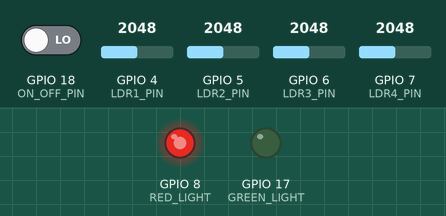
A sketch run on a simulated ESP32-S3. Shown: output pins drawn as LEDs (lit = HIGH). The inputs (shaded band) are chosen by the test bench; at power-on: GPIO 18 (ON_OFF_PIN) LOW, GPIO 4 (LDR1_PIN) = 2048, GPIO 5 (LDR2_PIN) = 2048, GPIO 6 (LDR3_PIN) = 2048, GPIO 7 (LDR4_PIN) = 2048. USB keyboard and mouse output is not drawn.

Above: at 1.2 s.
1.3 s: GPIO 18 (ON_OFF_PIN) driven HIGH
At 1.7 s:
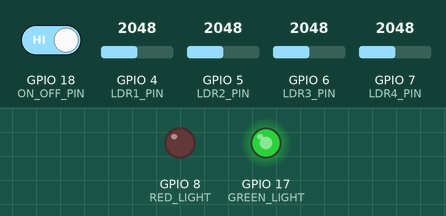
Timing chart, 0 to 4.3 s (numbered marks = the images above; inputs shaded):
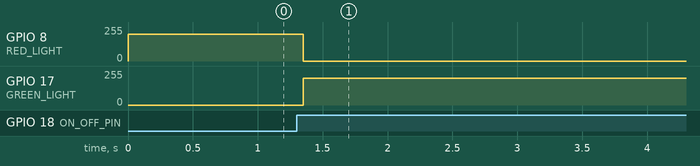

Measured:
- after the input at 1.3 s, GPIO 8 (RED_LIGHT): 200/255 → 0/255 after 0.05 s; GPIO 17 (GREEN_LIGHT): 0/255 → 200/255 after 0.05 s

The sketch:

osu_mania_robot.ino
```cpp
// This code made by Yavuz Koçak
// Used By ESP32-S3-DEVKIT
#include <Arduino.h>
#include <USB.h>
#include <USBHIDKeyboard.h> // Cant use Keyboard.h regularly, it wont work with for esp's

USBHIDKeyboard keyboard;

const int LDR1_PIN = 4;
const int LDR2_PIN = 5;
const int LDR3_PIN = 6;
const int LDR4_PIN = 7;

const int ON_OFF_PIN = 18;
const int GREEN_LIGHT = 17;
const int RED_LIGHT = 8;

// Helper variables for the toggle logic
bool system_is_on = false;
bool last_touch_state = LOW;

void setup() {
  Serial.begin(115200);
  keyboard.begin();
  USB.begin();

  pinMode(LDR1_PIN, INPUT);
  pinMode(LDR2_PIN, INPUT);
  pinMode(LDR3_PIN, INPUT);
  pinMode(LDR4_PIN, INPUT);

  pinMode(ON_OFF_PIN, INPUT);
  pinMode(GREEN_LIGHT, OUTPUT);
  pinMode(RED_LIGHT, OUTPUT);
}

void loop() {
  // Toggle Switch Logic
  bool current_touch_state = digitalRead(ON_OFF_PIN);

  if (current_touch_state == HIGH && last_touch_state == LOW) {
    system_is_on = !system_is_on;
    delay(50);
  }
  last_touch_state = current_touch_state;

  if (system_is_on) {
    analogWrite(GREEN_LIGHT, 200);
    analogWrite(RED_LIGHT, 0);
  } else {
    analogWrite(GREEN_LIGHT, 0);
    analogWrite(RED_LIGHT, 200);
  }

  // Keyboard Logic
  static bool d_KEY = false;
  static bool f_KEY = false;
  static bool j_KEY = false;
  static bool k_KEY = false;

  if (system_is_on) {
    int LDR1_VALUE = analogRead(LDR1_PIN);
    int LDR2_VALUE = analogRead(LDR2_PIN);
    int LDR3_VALUE = analogRead(LDR3_PIN);
    int LDR4_VALUE = analogRead(LDR4_PIN);

    if (LDR1_VALUE < 150 && d_KEY == false ) { // This mean ldr value gets the value and have to press, and our key is dosent press now
      keyboard.press ('d');
      d_KEY = true;
    }
    else if (LDR1_VALUE >= 150 && d_KEY == true ) { // This mean ldr wont reciev any value and d key is pressed now have to get release.
      keyboard.release ('d');
      d_KEY = false;
    }

    if (LDR2_VALUE < 150 && f_KEY == false ) {
      keyboard.press ('f');
      f_KEY = true;
    } else if (LDR2_VALUE >= 150 && f_KEY == true ) {
      keyboard.release ('f');
      f_KEY = false;
    }

    if (LDR3_VALUE < 150 && j_KEY == false ) {
      keyboard.press ('j');
      j_KEY = true;
    } else if (LDR3_VALUE >= 150 && j_KEY == true ) {
      keyboard.release ('j');
      j_KEY = false;
    }

    if (LDR4_VALUE < 150 && k_KEY == false ) {
      keyboard.press ('k');
      k_KEY = true;
    } else if (LDR4_VALUE >= 150 && k_KEY == true ) {
      keyboard.release ('k');
      k_KEY = false;
    }
  } else {
    keyboard.releaseAll(); // If the system is turned off, make sure all keys are released.
    d_KEY = false;
    f_KEY = false;
    j_KEY = false;
    k_KEY = false;
  }
  delay(1);
}
```
